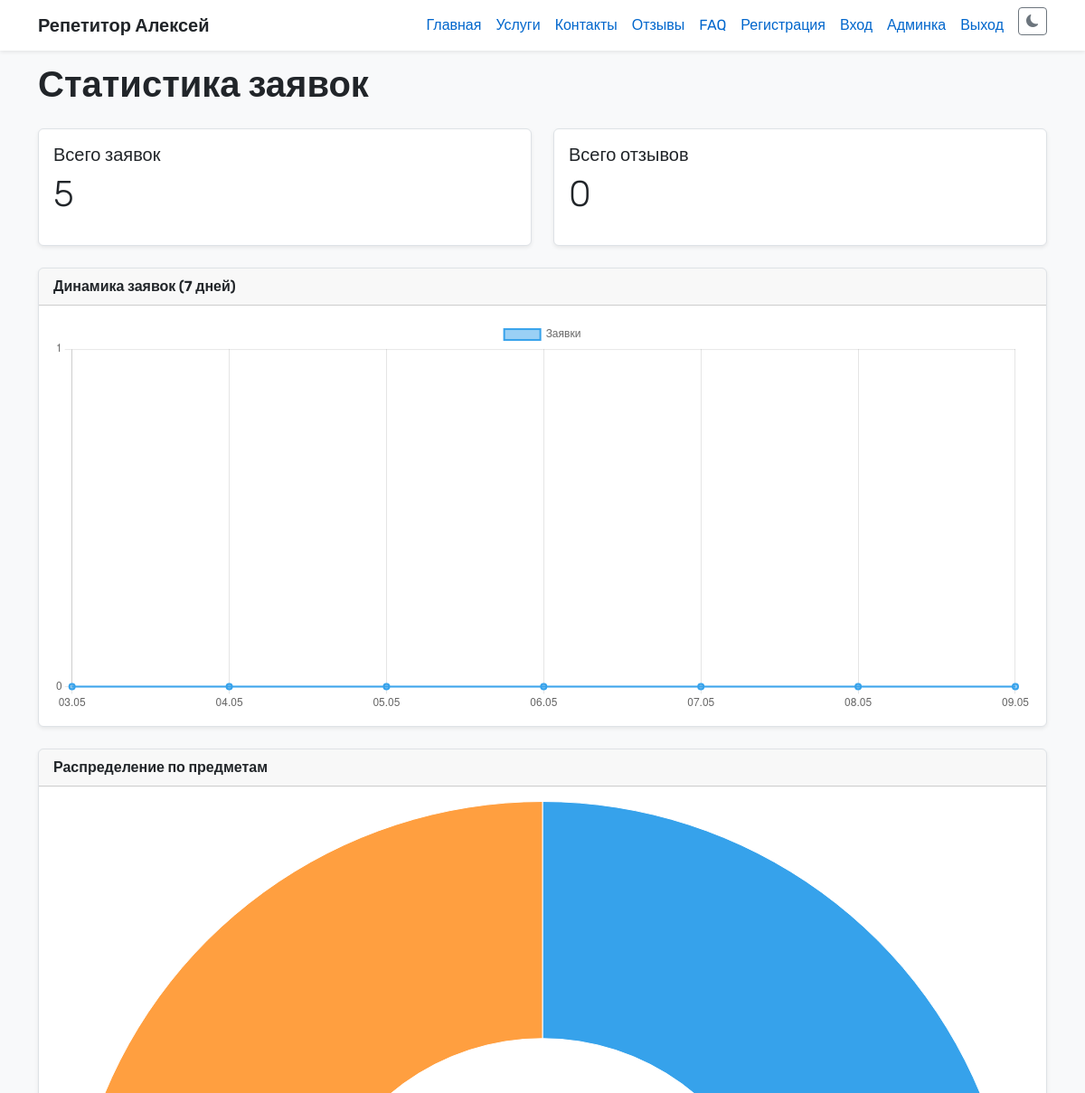
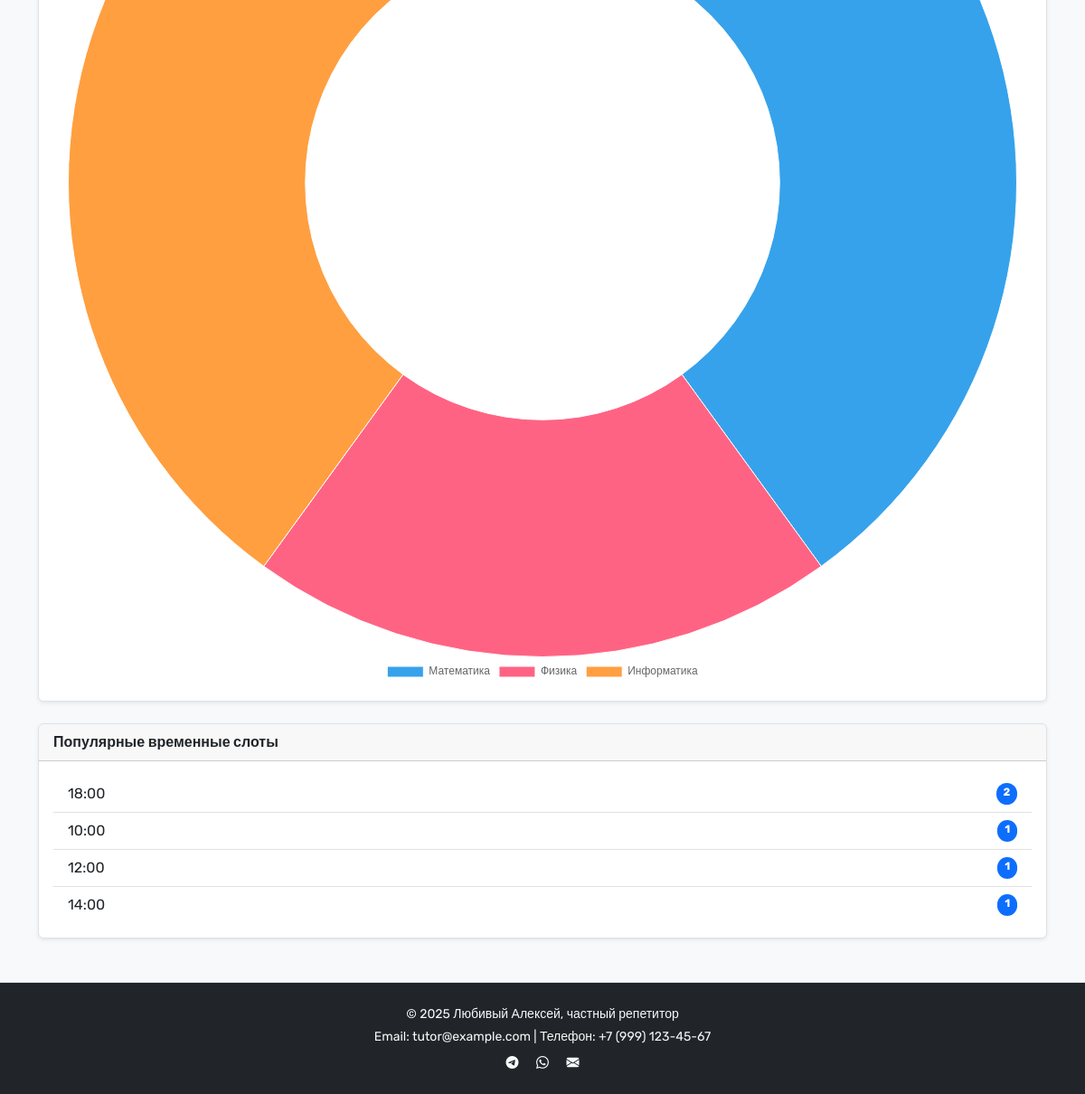
/admin/stats (signed in), run on an earlier commit of the app's database (2 pictures, top to bottom).
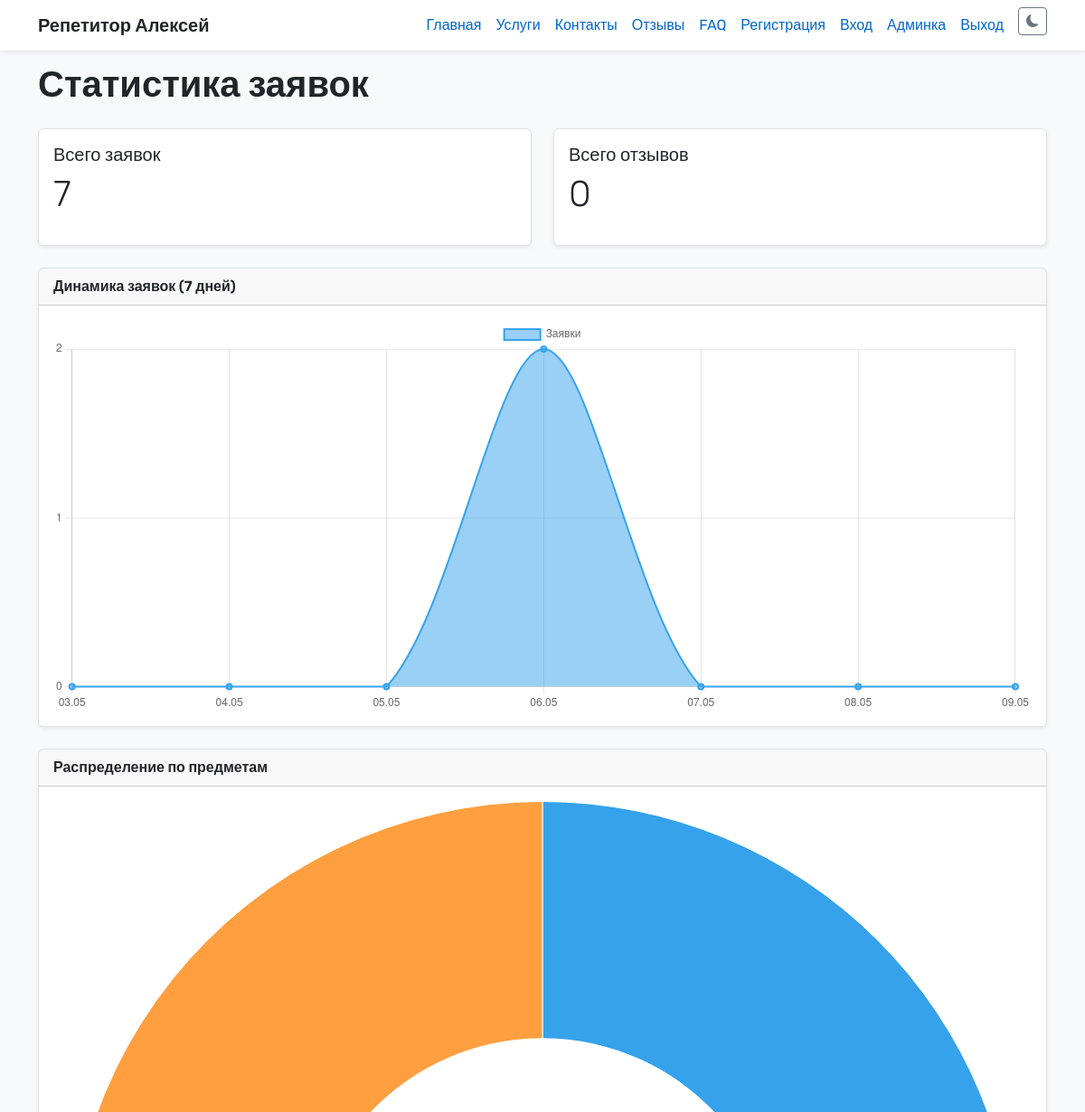
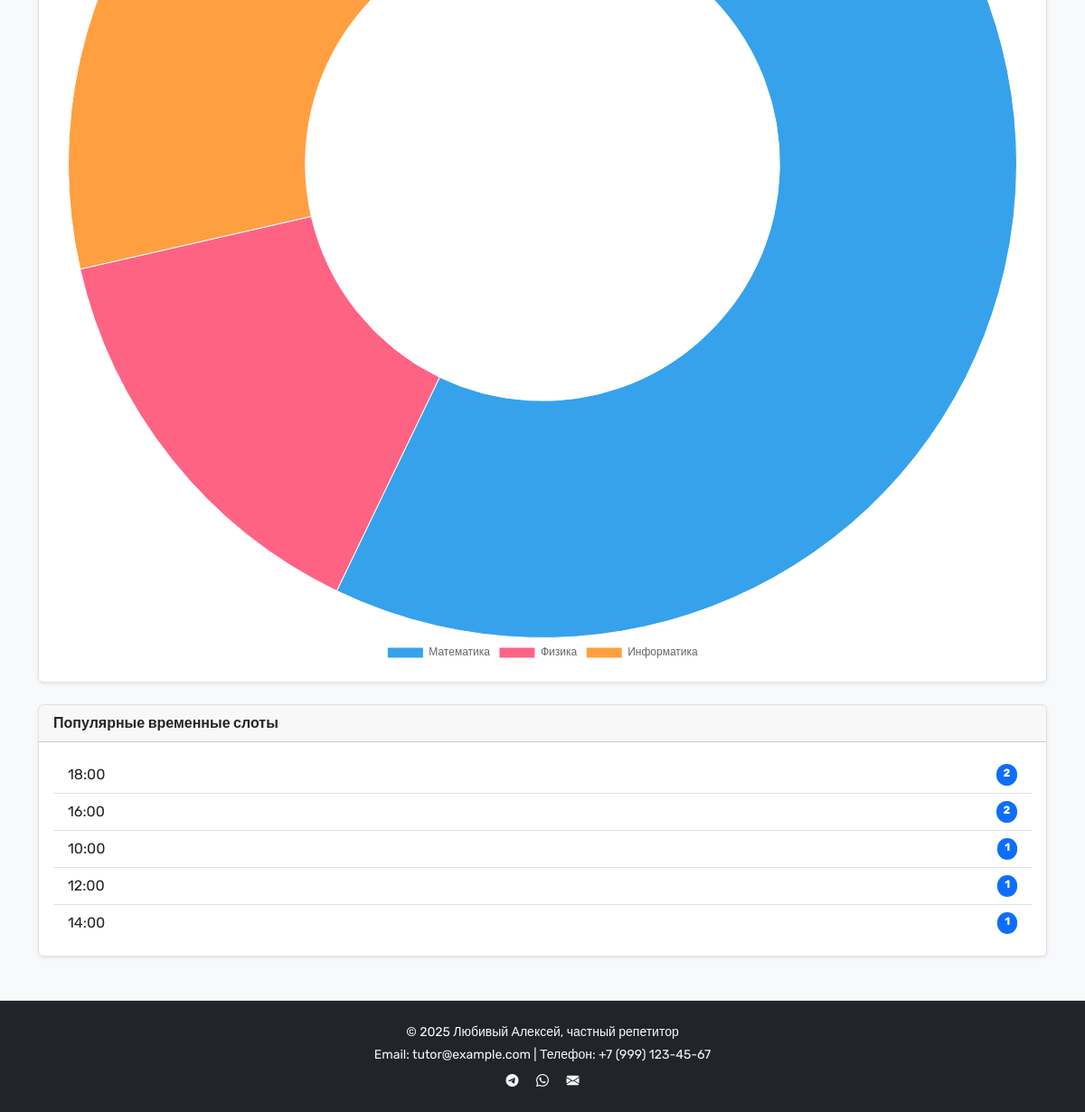
And on a later commit of the database (2 pictures, top to bottom).
### app.py (models this page shows, shortened)
class Signup(db.Model):
    id = db.Column(db.Integer, primary_key=True)
    name = db.Column(db.String(100), nullable=False)
    email = db.Column(db.String(120), nullable=False)
    subject = db.Column(db.String(100), nullable=False)
    preferred_date = db.Column(db.String(20), nullable=True)
    preferred_time = db.Column(db.String(20), nullable=True)
    message = db.Column(db.Text, nullable=False)
    date_created = db.Column(db.DateTime, default=datetime.now(timezone.utc))

### app.py (the view)
@app.route("/admin/stats")
def admin_stats():
    if not session.get("logged_in"):
        return redirect("/login")
    total_signups = Signup.query.count()
    total_reviews = Review.query.count()
    today = datetime.utcnow().date()
    days = [(today - timedelta(days=i)) for i in range(6, -1, -1)]
    labels = [d.strftime("%d.%m") for d in days]
    counts = []
    for d in days:
        next_day = d + timedelta(days=1)
        count = Signup.query.filter(Signup.date_created >= d, Signup.date_created < next_day).count()
        counts.append(count)
    subjects = ["Математика", "Физика", "Информатика"]
    subject_counts = {
        subject: Signup.query.filter(Signup.subject == subject).count()
        for subject in subjects
    }
    all_slots = db.session.query(Signup.preferred_time).all()
    slot_freq = {}
    for row in all_slots:
        time = row[0]
        if time:
            t = time[:5] if isinstance(time, str) else time.strftime("%H:%M")
            slot_freq[t] = slot_freq.get(t, 0) + 1
    sorted_slots = sorted(slot_freq.items(), key=lambda x: x[1], reverse=True)
    return render_template("admin_stats.html",
        total_signups=total_signups,
        total_reviews=total_reviews,
        labels=labels,
        counts=counts,
        subject_counts=subject_counts,
        sorted_slots=sorted_slots
    )

### app.py (called while the page is built)
@app.context_processor
def inject_now():
    return {'now': datetime.now}

### templates/admin_stats.html (shortened to what this page needs)
{% extends 'base.html' %}
{% block content %}
<h1 class="mb-4">Статистика заявок</h1>
<div class="row g-4 mb-4">
  <div class="col-md-6">
    <div class="card text-bg-light h-100 shadow-sm">
      <div class="card-body">
        <h5 class="card-title">Всего заявок</h5>
        <p class="display-6">{{ total_signups }}</p>
      </div>
    </div>
  </div>
  <div class="col-md-6">
    <div class="card text-bg-light h-100 shadow-sm">
      <div class="card-body">
        <h5 class="card-title">Всего отзывов</h5>
        <p class="display-6">{{ total_reviews }}</p>
      </div>
    </div>
  </div>
</div>
<div class="card shadow-sm mb-4">
  <div class="card-header fw-semibold">Динамика заявок (7 дней)</div>
  <div class="card-body">
    <canvas id="chartDays" height="120"></canvas>
  </div>
</div>
<div class="card shadow-sm mb-4">
  <div class="card-header fw-semibold">Распределение по предметам</div>
  <div class="card-body">
    <canvas id="chartSubjects" height="120"></canvas>
  </div>
</div>
<div class="card shadow-sm mb-4">
  <div class="card-header fw-semibold">Популярные временные слоты</div>
  <div class="card-body">
    {% if sorted_slots %}
      <ul class="list-group list-group-flush">
        {% for slot, count in sorted_slots %}
        <li class="list-group-item d-flex justify-content-between">
          <span>{{ slot }}</span>
          <span class="badge bg-primary rounded-pill">{{ count }}</span>
        </li>
        {% endfor %}
      </ul>
    {% else %}
      <p class="text-muted">Нет данных по слотам.</p>
    {% endif %}
  </div>
</div>
<script>
  const ctxDays = document.getElementById("chartDays");
  new Chart(ctxDays, {
    type: "line",
    data: {
      labels: {{ labels|tojson }},
      datasets: [{
        label: "Заявки",
        data: {{ counts|tojson }},
        borderWidth: 2,
        fill: true,
        tension: 0.3
      }]
    },
    options: {
      scales: {
        y: {
          beginAtZero: true,
          ticks: { precision: 0 }
        }
      }
    }
  });
  const ctxSubjects = document.getElementById("chartSubjects");
  new Chart(ctxSubjects, {
    type: "doughnut",
    data: {
      labels: {{ subject_counts.keys()|list|tojson }},
      datasets: [{
        data: {{ subject_counts.values()|list|tojson }},
        borderWidth: 1
      }]
    },
    options: {
      plugins: {
        legend: { position: 'bottom' }
      }
    }
  });
</script>
{% endblock %}

### templates/base.html (shortened to what this page needs)
<!DOCTYPE html>
<html lang="ru">
<head>
  <link href="https://cdn.jsdelivr.net/npm/fullcalendar@6.1.8/main.min.css" rel="stylesheet">
  <link href="https://cdn.jsdelivr.net/npm/bootstrap@5.3.3/dist/css/bootstrap.min.css" rel="stylesheet">
  <link rel="stylesheet" href="https://cdn.jsdelivr.net/npm/bootstrap-icons@1.10.5/font/bootstrap-icons.css">
</head>
<body>
  {% include 'header.html' %}
  <div class="container">
    {% block content %}
    {% endblock %}
  </div>
  {% include 'footer.html' %}
</body>
</html>

### templates/header.html (shortened to what this page needs)
<nav class="navbar navbar-expand-lg fixed-top shadow-sm" id="main-navbar">
  <div class="container">
    <a class="navbar-brand fw-bold" href="/">Репетитор Алексей</a>
    <div class="collapse navbar-collapse" id="navbarNav">
      <ul class="navbar-nav ms-auto">
        <li class="nav-item"><a class="nav-link" href="/">Главная</a></li>
        <li class="nav-item"><a class="nav-link" href="/services">Услуги</a></li>
        <li class="nav-item"><a class="nav-link" href="/contacts">Контакты</a></li>
        <li class="nav-item"><a class="nav-link" href="/reviews">Отзывы</a></li>
        <li class="nav-item"><a class="nav-link" href="/faq">FAQ</a></li>
        {% if session.student_logged_in %}
          <li class="nav-item"><a class="nav-link" href="/student/profile">Кабинет ученика</a></li>
          <li class="nav-item"><a class="nav-link" href="/logout_student">Выход</a></li>
        {% else %}
          <li class="nav-item"><a class="nav-link" href="/register">Регистрация</a></li>
          <li class="nav-item"><a class="nav-link" href="/login_student">Вход</a></li>
        {% endif %}
        {% if session.logged_in %}
          <li class="nav-item"><a class="nav-link" href="/admin">Админка</a></li>
          <li class="nav-item"><a class="nav-link" href="/logout">Выход</a></li>
        {% endif %}
        <li class="nav-item">
          <button id="theme-toggle" class="btn btn-sm btn-outline-secondary ms-2">
            <i class="bi bi-moon-fill" id="theme-icon"></i>
          </button>
        </li>
      </ul>
    </div>
  </div>
</nav>

### templates/footer.html
<footer class="bg-dark text-light py-4 mt-5">
  <div class="container text-center small">
    <p class="mb-1">© {{ now().year }} Любивый Алексей, частный репетитор</p>
    <p class="mb-2">Email: tutor@example.com | Телефон: +7 (999) 123-45-67</p>
    <div>
      <a href="#" class="text-light me-3" aria-label="Telegram"><i class="bi bi-telegram"></i></a>
      <a href="#" class="text-light me-3" aria-label="WhatsApp"><i class="bi bi-whatsapp"></i></a>
      <a href="mailto:tutor@example.com" class="text-light" aria-label="Email"><i class="bi bi-envelope-fill"></i></a>
    </div>
  </div>
</footer>

### templates/base.html (style rules this page uses)
:root[data-theme='light'] { --bg: #f8f9fa; --text: #212529; --card-bg: #ffffff; --border: #dee2e6; --link: #0066cc; --footer-bg: #f1f3f5; --footer-text: #6c757d; --navbar-bg: #ffffff; }
body { font-family: 'Rubik', sans-serif; background-color: var(--bg); color: var(--text); padding-top: 70px; }
h1, h2, h3, h4 { font-weight: 600; }
.navbar { background-color: var(--navbar-bg) !important; box-shadow: 0 2px 4px rgba(0,0,0,0.05); }
.nav-link, a { color: var(--link); }
.card, .border, .table, .form-control, .form-select, .accordion-item, .list-group-item { background-color: var(--card-bg); color: var(--text); border-color: var(--border); }
.card, .list-group-item { background-color: var(--card-bg) !important; color: var(--text) !important; border-color: var(--border) !important; }
footer { background-color: var(--footer-bg); color: var(--footer-text); padding: 20px 0; margin-top: 60px; border-top: 1px solid var(--border); }
.navbar .navbar-brand { color: var(--text) !important; }

What changed in the data, as far as the page shows it:
added Signup: preferred_time "16:00", count "2"
Also different on the page:
{{ total_signups }}: "5" → "7"
chart data {{ counts|tojson }}: [0, 0, 0, 0, 0, 0, 0] → [0, 0, 0, 2, 0, 0, 0]
chart data {{ subject_counts.values()|list|tojson }}: [2, 1, 2] → [4, 1, 2]
